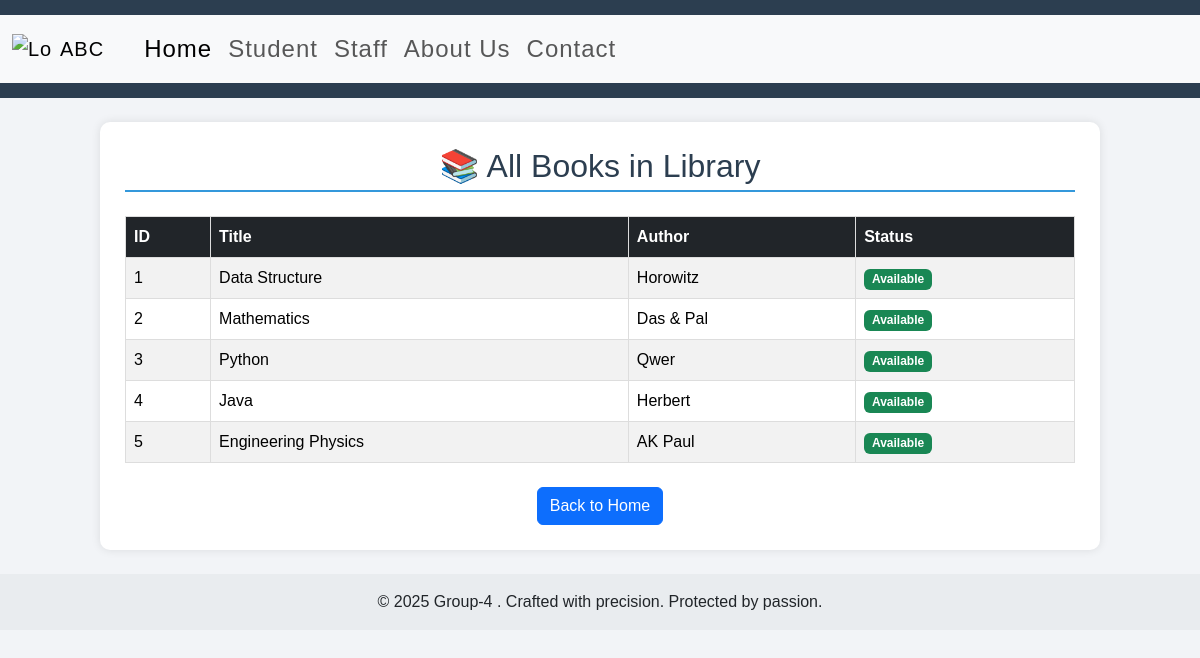
Before: /books with the older database file.
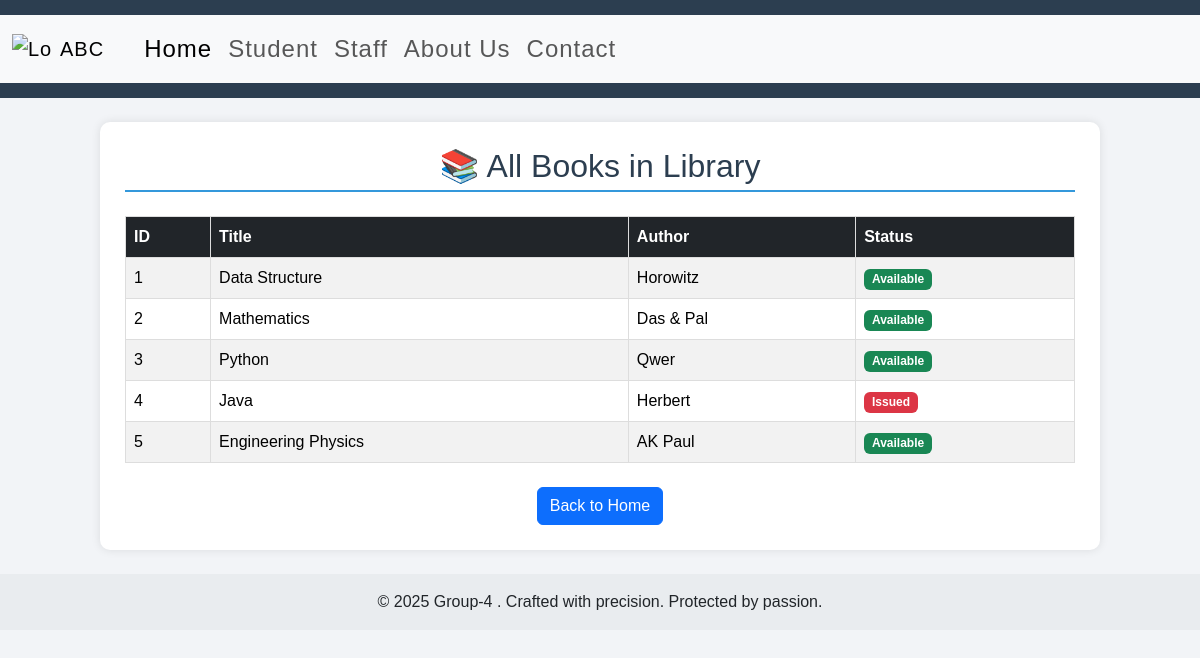
After: the same page with the newer database file.
### app.py (models this page shows)
class Book(db.Model):
    id = db.Column(db.Integer,primary_key=True)
    title = db.Column(db.String(50))
    author = db.Column(db.String(50))
    user = db.Column(db.String(10),default=None) #took
    date = db.Column(db.Date,default=None) #when

### app.py (the view)
@app.route("/books")
def View_Books():
    return render_template("books.html", books=Book.query.all())

### templates/books.html (shortened to what this page needs)
{% extends "base.html" %}
{% block b %}
<div class="container my-4">
    <h2 class="text-center mb-4">📚 All Books in Library</h2>
    {% if books %}
    <table class="table table-striped">
        <thead class="table-dark">
            <tr>
                <th>ID</th>
                <th>Title</th>
                <th>Author</th>
                <th>Status</th>
            </tr>
        </thead>
        <tbody>
            {% for book in books %}
            <tr>
                <td>{{ book.id }}</td>
                <td>{{ book.title }}</td>
                <td>{{ book.author }}</td>
                <td>
                    {% if book.user %}
                        <span class="badge bg-danger">Issued</span>
                    {% else %}
                        <span class="badge bg-success">Available</span>
                    {% endif %}
                </td>
            </tr>
            {% endfor %}
        </tbody>
    </table>
    {% else %}
    <div class="alert alert-info text-center">
        <h4>No books found in the library</h4>
        <p>Books will appear here once they are added to the database.</p>
    </div>
    {% endif %}
    <div class="text-center mt-4">
        <a href="/" class="btn btn-primary">Back to Home</a>
    </div>
</div>
{% endblock %}

Changed rows visible on the page:
changed Book "Java": user "Available" → "Issued"
